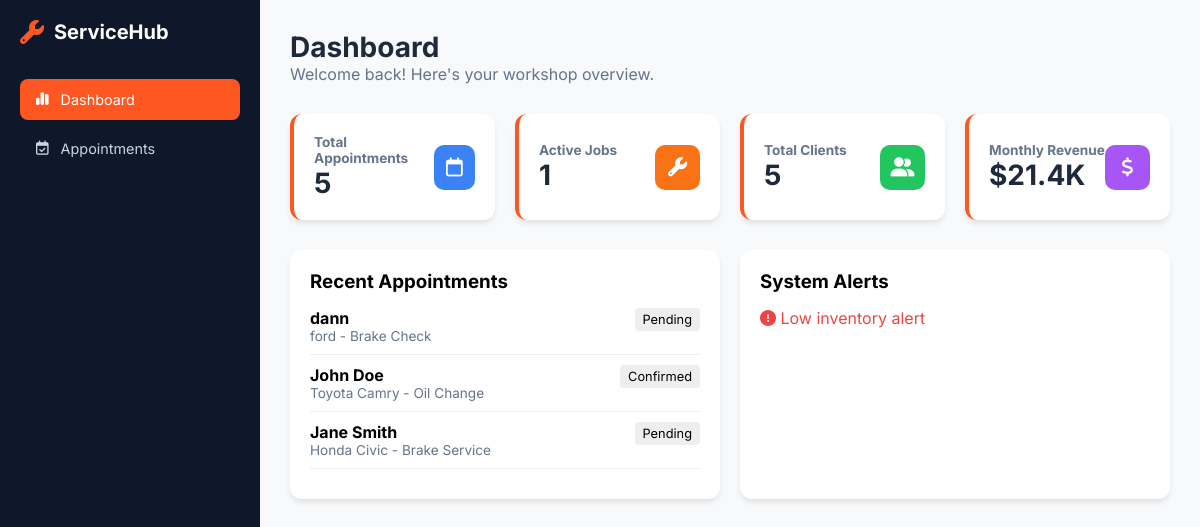
/admin-dashboard.php (signed in), run on the app's committed database.
### tables this page shows
CREATE TABLE `appointments` (
  `id` int(11) NOT NULL,
  `client_name` varchar(100) NOT NULL,
  `vehicle_model` varchar(100) NOT NULL,
  `service_type` varchar(50) NOT NULL,
  `appointment_date` datetime NOT NULL,
  `status` enum('Pending','Confirmed','In Progress','Completed') DEFAULT 'Pending',
  `created_at` timestamp NOT NULL DEFAULT current_timestamp(),
  `user_id` int(11) DEFAULT NULL
);

### admin-dashboard.php (the view, shortened to what this page needs)
<?php
include 'db_connect.php';
$total_appt_query = "SELECT COUNT(*) as count FROM appointments";
$total_appt_result = $conn->query($total_appt_query);
$total_appt = $total_appt_result->fetch_assoc()['count'];
$active_jobs_query = "SELECT COUNT(*) as count FROM appointments WHERE status = 'In Progress'";
$active_jobs_result = $conn->query($active_jobs_query);
$active_jobs = $active_jobs_result->fetch_assoc()['count'];
$total_clients_query = "SELECT COUNT(DISTINCT client_name) as count FROM appointments";
$total_clients_result = $conn->query($total_clients_query);
$total_clients = $total_clients_result->fetch_assoc()['count'];
$recent_query = "SELECT * FROM appointments ORDER BY created_at DESC LIMIT 3";
$recent_result = $conn->query($recent_query);
?>
<!DOCTYPE html>
<html lang="en">
<head>
    <link rel="stylesheet" href="https://cdnjs.cloudflare.com/ajax/libs/font-awesome/6.4.0/css/all.min.css">
</head>
<body>
    <aside class="sidebar">
        <div class="brand"><i class="fa-solid fa-wrench"></i><h1>ServiceHub</h1></div>
        <ul class="nav-menu">
            <li><a href="admin-dashboard.php" class="nav-link active"><i class="fa-solid fa-chart-simple"></i> Dashboard</a></li>
            <li><a href="admin-appointments.php" class="nav-link"><i class="fa-regular fa-calendar-check"></i> Appointments</a></li>
        </ul>
    </aside>
    <main class="main-content">
        <header style="margin-bottom: 30px;">
            <h2 style="font-size: 1.75rem; color: #1e293b;">Dashboard</h2>
            <p style="color: #64748b;">Welcome back! Here's your workshop overview.</p>
        </header>
        <div class="kpi-grid">
            <div class="card kpi-card">
                <div class="kpi-info">
                    <h3>Total Appointments</h3>
                    <div class="value"><?php echo $total_appt; ?></div>
                </div>
                <div class="icon-box bg-blue"><i class="fa-regular fa-calendar"></i></div>
            </div>
            <div class="card kpi-card">
                <div class="kpi-info">
                    <h3>Active Jobs</h3>
                    <div class="value"><?php echo $active_jobs; ?></div>
                </div>
                <div class="icon-box bg-orange"><i class="fa-solid fa-wrench"></i></div>
            </div>
            <div class="card kpi-card">
                <div class="kpi-info">
                    <h3>Total Clients</h3>
                    <div class="value"><?php echo $total_clients; ?></div>
                </div>
                <div class="icon-box bg-green"><i class="fa-solid fa-user-group"></i></div>
            </div>
            <div class="card kpi-card">
                <div class="kpi-info">
                    <h3>Monthly Revenue</h3>
                    <div class="value">$21.4K</div> </div>
                <div class="icon-box bg-purple"><i class="fa-solid fa-dollar-sign"></i></div>
            </div>
        </div>
        <div class="bottom-grid">
            <div class="card">
                <h3 style="margin-bottom: 15px;">Recent Appointments</h3>
                <?php
                if ($recent_result->num_rows > 0) {
                    while($row = $recent_result->fetch_assoc()) {
                        echo "<div style='margin-bottom: 10px; padding-bottom: 10px; border-bottom: 1px solid #eee;'>";
                        echo "<strong>" . $row["client_name"] . "</strong>";
                        echo "<span style='float:right; font-size:0.8rem; background:#eee; padding:4px 8px; border-radius:4px;'>" . $row["status"] . "</span>";
                        echo "<div style='font-size: 0.85rem; color: #64748b;'>" . $row["vehicle_model"] . " - " . $row["service_type"] . "</div>";
                        echo "</div>";
                    }
                } else {
                    echo "No recent appointments.";
                }
                ?>
            </div>
            <div class="card">
                <h3>System Alerts</h3>
                <div class="alert-item"><i class="fa-solid fa-circle-exclamation"></i> Low inventory alert</div>
            </div>
        </div>
    </main>
</body>
</html>

### admin-dashboard.php (style rules this page uses)
:root { --primary-orange: #ff5722; --sidebar-bg: #0f172a; --bg-color: #f8f9fa; --text-dark: #1e293b; --text-light: #64748b; --card-shadow: 0 4px 6px -1px rgba(0, 0, 0, 0.1); --border-radius: 12px; }
* { margin: 0; padding: 0; box-sizing: border-box; font-family: 'Inter', sans-serif; }
body { display: flex; background-color: var(--bg-color); height: 100vh; overflow: hidden; }
.sidebar { width: 260px; background-color: var(--sidebar-bg); color: white; display: flex; flex-direction: column; padding: 20px; flex-shrink: 0; }
.brand { display: flex; align-items: center; gap: 10px; margin-bottom: 5px; }
.brand i { color: var(--primary-orange); font-size: 1.5rem; }
.brand h1 { font-size: 1.25rem; font-weight: 700; }
.nav-menu { list-style: none; flex: 1; margin-top: 30px; }
.nav-link { display: flex; align-items: center; gap: 12px; padding: 12px 16px; text-decoration: none; color: #cbd5e1; border-radius: 8px; font-size: 0.9rem; transition: all 0.2s; margin-bottom: 8px; }
.nav-link.active { background-color: var(--primary-orange); color: white; }
.main-content { flex: 1; padding: 30px; overflow-y: auto; }
.kpi-grid { display: grid; grid-template-columns: repeat(4, 1fr); gap: 20px; margin-bottom: 30px; }
.card { background: white; padding: 20px; border-radius: var(--border-radius); box-shadow: var(--card-shadow); }
.kpi-card { border-left: 4px solid var(--primary-orange); display: flex; justify-content: space-between; align-items: center; }
.kpi-info h3 { font-size: 0.85rem; color: var(--text-light); }
.kpi-info .value { font-size: 1.75rem; font-weight: 700; color: var(--text-dark); }
.icon-box { width: 45px; height: 45px; border-radius: 10px; display: flex; align-items: center; justify-content: center; color: white; font-size: 1.2rem; }
.bg-blue { background-color: #3b82f6; }
.bg-orange { background-color: #f97316; }
.bg-green { background-color: #22c55e; }
.bg-purple { background-color: #a855f7; }
.bottom-grid { display: grid; grid-template-columns: 1fr 1fr; gap: 20px; margin-top: 30px; }
.alert-item { color: #ef4444; margin-top: 15px; }

### data on the page
appointments: client_name "dann", status "Pending", vehicle_model "ford", service_type "Brake Check"
appointments: client_name "John Doe", status "Confirmed", vehicle_model "Toyota Camry", service_type "Oil Change"
appointments: client_name "Jane Smith", status "Pending", vehicle_model "Honda Civic", service_type "Brake Service"

### other printed values
$total_appt "5"
$active_jobs "1"
$total_clients "5"
